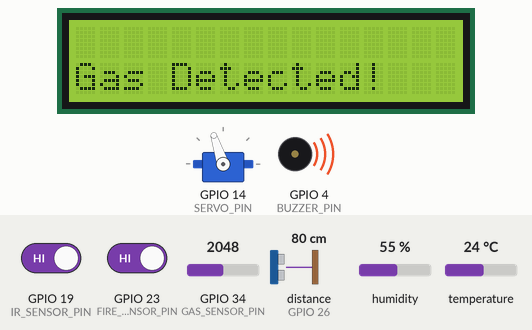
This sketch was run on a simulated ESP32. Parts: servo, 16×2 character LCD, buzzer (waves = sounding, pin HIGH). Wiring (inferred from the names in the program): ultrasonic range finder: trigger GPIO 27; echo GPIO 26. The test bench sets the inputs (shaded band); at power-on: GPIO 19 (IR_SENSOR_PIN) HIGH, GPIO 23 (FIRE_SENSOR_PIN) HIGH, distance to the obstacle (sensor on GPIO 26) 80 cm, humidity 55 %, GPIO 34 (GAS_SENSOR_PIN) = 2048, temperature 24 °C. The echo pulse lasts 58.3 µs per cm; WiFi joins after 1.5 s; servers stay silent unless stated; uploads are accepted with an empty reply; the modem accepts every AT command (registered, SIM ready, sends succeed) and sends nothing else; pins used as bus, display or sensor lines are not drawn; what the sketch prints to the serial monitor is not drawn.

Above: at 5.07 s.
5.3 s: GPIO 19 (IR_SENSOR_PIN) driven LOW
At 5.46 s:
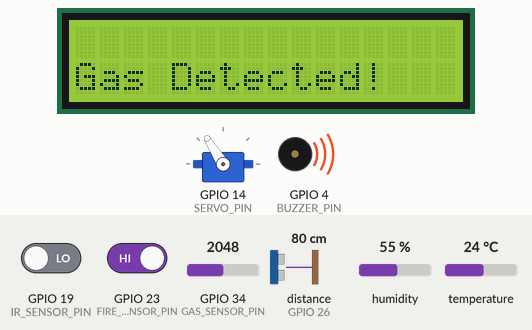
7.0 s: GPIO 23 (FIRE_SENSOR_PIN) driven LOW
At 7.5 s:
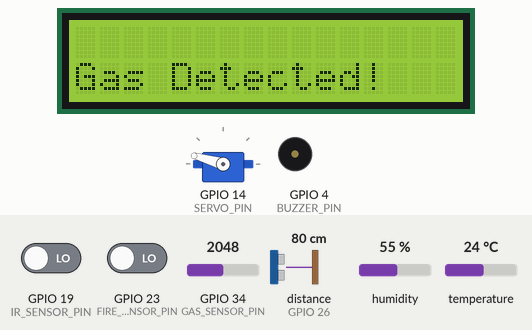
10.3 s: distance to the obstacle (sensor on GPIO 26) set to 2 cm
At 10.41 s:
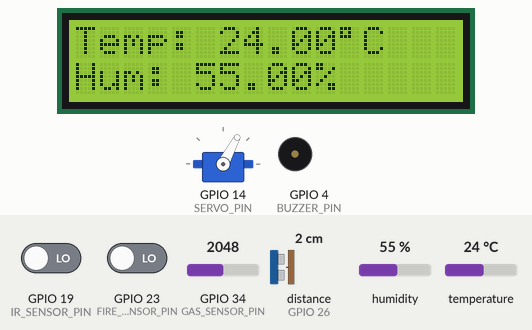
At 11.95 s:
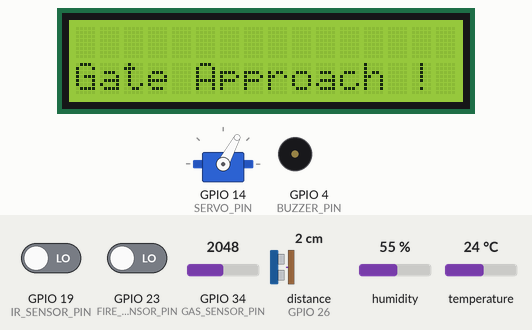
12.3 s: distance to the obstacle (sensor on GPIO 26) set to 18 cm
14.7 s: humidity set to 22 %
21.6 s: GPIO 34 (GAS_SENSOR_PIN) set to 1949
Timing chart, 0 to 28.0 s (numbered marks = the images above; inputs shaded):
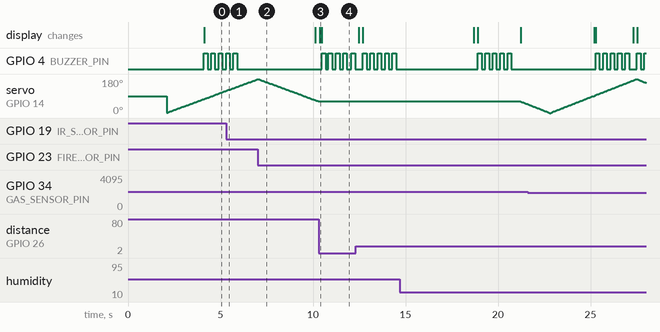

The sketch:

military_base_final.ino
```cpp
#include <WiFi.h>
#include <HTTPClient.h>

// Replace with your WiFi credentials
const char* ssid = "iot";
const char* password = "12121212";

#include <Wire.h>
#include <LiquidCrystal_I2C.h>
#include <ESP32Servo.h>
#include <DHT.h>

// Pin definitions
#define FIRE_SENSOR_PIN 23
#define GAS_SENSOR_PIN 34
#define DHT_PIN 5
#define DHT_TYPE DHT11
#define SERVO_PIN 14
#define ULTRASONIC_TRIG_PIN 27
#define ULTRASONIC_ECHO_PIN 26
#define IR_SENSOR_PIN 19
#define GSM_RX_PIN 33
#define GSM_TX_PIN 25
#define BUZZER_PIN 4

// Components initialization
DHT dht(DHT_PIN, DHT_TYPE);
Servo servo;
LiquidCrystal_I2C lcd(0x27, 16, 2);

// Variables
int fireSensorValue, gasSensorValue, irSensorState;
//String phoneNumber = "01870801955";
String phoneNumber = "01711424928"; // Replace with the recipient's phone number
//String phoneNumber = "01956587584";

// Radar scanning variables
int angle = 0;
bool increasing = true;

long distance;

unsigned long previousMillis = 0;  // Store last time event ran
const long interval = 20000;       // 20 seconds

float temperature;
float humidity;

void setup() {
  Serial.begin(115200);

  // GSM communication
  Serial2.begin(9600, SERIAL_8N1, GSM_RX_PIN, GSM_TX_PIN);

  // Initialize sensors and peripherals
  pinMode(FIRE_SENSOR_PIN, INPUT);
  pinMode(GAS_SENSOR_PIN, INPUT);
  pinMode(IR_SENSOR_PIN, INPUT);
  pinMode(ULTRASONIC_TRIG_PIN, OUTPUT);
  pinMode(ULTRASONIC_ECHO_PIN, INPUT);
  pinMode(BUZZER_PIN, OUTPUT);

  dht.begin();
  servo.attach(SERVO_PIN);
  lcd.begin();
  lcd.backlight();

  // Display startup message
  lcd.setCursor(0, 0);
  lcd.print("System Starting");
  Serial.println("System Starting...");
  delay(2000);


  // Start FreeRTOS task for radar on Core 0
  xTaskCreatePinnedToCore(
    radarTask,  // Task function
    "Radar Task",
    4096,  // Stack size
    NULL,
    1,  // Priority
    NULL,
    0  // Core 0
  );

  // Connect to Wi-Fi
  WiFi.begin(ssid, password);
  while (WiFi.status() != WL_CONNECTED) {
    delay(1000);
    Serial.println("Connecting to WiFi...");
  }
  Serial.println("Connected to WiFi");

  lcd.clear();
}

// **🔹 Main loop (Core 1) - Sensor Handling & Alerts**
void loop() {

  unsigned long currentMillis = millis();

  // Check if 20 seconds have passed
  if (currentMillis - previousMillis >= interval) {
    previousMillis = currentMillis;  // Update last execution time

    // Call your function here

    Serial.println("");
    Serial.println("Millis Function");
    Serial.println("");
  }


  fireSensorValue = digitalRead(FIRE_SENSOR_PIN);
  gasSensorValue = analogRead(GAS_SENSOR_PIN);
  irSensorState = digitalRead(IR_SENSOR_PIN);

  // Serial.print("Fire Sensor: ");
  // Serial.println(fireSensorValue);
  // Serial.print("Gas Sensor: ");
  // Serial.println(gasSensorValue);
  //Serial.print("IR Sensor: ");
  //Serial.println(irSensorState);


  // IR Sensor
  if (irSensorState == LOW) {
    lcd.clear();
    lcd.setCursor(0, 1);
    Serial.println(" Gate Approach! ");
    lcd.print("Gate Approach !");
    beepBuzzer(5);
    lcd.clear();

    // Call the function to send data
    sendDataToServer(String(temperature), String(humidity), "0", "", "", "Gate_Approach", "0");
  }

  // 🔥 Fire Detection
  if (fireSensorValue == LOW) {
    lcd.clear();
    lcd.setCursor(0, 1);
    Serial.println("🔥 Fire Detected!");
    lcd.print("Fire Detected!");
    beepBuzzer(5);
    sendSMS("Fire Detected!");
    lcd.clear();

    // Call the function to send data
    sendDataToServer(String(temperature), String(humidity), "0", "Fire_Detected", "", "", "0");
  }

  // 🛢 Gas Detection
  if (gasSensorValue > 2000) {
    lcd.clear();
    lcd.setCursor(0, 1);
    Serial.println("🛢 Gas Detected!");
    lcd.print("Gas Detected!");
    beepBuzzer(5);
    sendSMS("Gas Detected!");
    lcd.clear();

    // Call the function to send data
    sendDataToServer(String(temperature), String(humidity), "0", "", "Gas_Detected", "", "0");
  }

  // 🌡 Temperature & Humidity Display
  temperature = dht.readTemperature();
  humidity = dht.readHumidity();
  if (!isnan(temperature) && !isnan(humidity)) {
    // Serial.print("🌡 Temp: ");
    // Serial.print(temperature);
    // Serial.print(" C | Hum: ");
    // Serial.print(humidity);
    // Serial.println(" %");

    lcd.setCursor(0, 0);
    lcd.print("Temp: ");
    lcd.print(temperature);
    lcd.print(char(223));
    lcd.print("C");

    lcd.setCursor(0, 1);
    lcd.print("Hum: ");
    lcd.print(humidity);
    lcd.print("%");
  } else {
    Serial.println("❌ DHT11 Error");
    lcd.setCursor(0, 0);
    lcd.print("DHT Error");
  }

  delay(100);
}

// **🔹 Radar Task (Core 0) - Object Detection**
void radarTask(void* pvParameters) {
  while (1) {
    distance = getDistance();

    // 📍 Print real-time angle & distance
    Serial.print("Angle: ");
    Serial.print(angle);
    Serial.print("° | Distance: ");
    Serial.print(distance);
    Serial.println(" cm");

    if (distance > 15 || distance == 0) {  // No object detected
      //digitalWrite(BUZZER_PIN, LOW);

      // Move the servo smoothly
      if (increasing) {
        angle += 2;
        if (angle >= 180) increasing = false;
      } else {
        angle -= 2;
        if (angle <= 0) increasing = true;
      }

      servo.write(angle);
      vTaskDelay(50 / portTICK_PERIOD_MS);  // Smooth delay
    } else {                                // 🚨 Object Detected within 15 cm

      vTaskDelay(500 / portTICK_PERIOD_MS);

      distance = getDistance();

      if (distance > 15 || distance == 0) {

      } else {

        beepBuzzer(3);  // Beep 3 times

        Serial.print("🚨 ALERT! Object at Angle: ");
        Serial.print(angle);
        Serial.print("° | Distance: ");
        Serial.print(distance);
        Serial.println(" cm");

        String intru = "Intruder Detect! " + String(distance) + "cm " + String(angle) + "deg";

        sendSMS(intru);

        // Call the function to send data
        sendDataToServer(String(temperature), String(humidity), String(distance), "", "", "", String(angle));


        vTaskDelay(5000 / portTICK_PERIOD_MS);  // Stop servo for 1 sec

        lcd.clear();
      }
    }
  }
}

// **🔹 Get Distance from Ultrasonic Sensor**
long getDistance() {
  digitalWrite(ULTRASONIC_TRIG_PIN, LOW);
  delayMicroseconds(2);
  digitalWrite(ULTRASONIC_TRIG_PIN, HIGH);
  delayMicroseconds(10);
  digitalWrite(ULTRASONIC_TRIG_PIN, LOW);

  long duration = pulseIn(ULTRASONIC_ECHO_PIN, HIGH);
  long distance = duration * 0.034 / 2;
  return distance;
}

// **🔹 Beep Buzzer Function**
void beepBuzzer(int times) {
  for (int i = 0; i < times; i++) {
    digitalWrite(BUZZER_PIN, HIGH);
    delay(200);
    digitalWrite(BUZZER_PIN, LOW);
    delay(200);
  }
}

// **🔹 Send SMS via GSM**
void sendSMS(String message) {
  Serial2.println("AT+CMGF=1");
  delay(1000);
  Serial2.print("AT+CMGS=\"");
  Serial2.print(phoneNumber);
  Serial2.println("\"");
  delay(1000);
  Serial2.print(message);
  delay(1000);
  Serial2.write(26);
  delay(1000);
}

void sendDataToServer(String temperature, String humidity, String distance, String fire, String gas, String IR_sensor, String servo_angle) {
  HTTPClient http;


  // Prepare the URL with query parameters
  String url = "https://script.google.com/macros/s/AKfycbx13qXw_vbYSfd9kgO6YtDL162oYMQGfnTMCKIS7xOClGEJ9c2nJDVJUrbJKmLz5cky/exec?";
  url += "temperature=" + String(temperature);
  url += "&humidity=" + String(humidity);
  url += "&distance=" + String(distance);
  url += "&fire=" + String(fire);
  url += "&gas=" + String(gas);
  url += "&IR_sensor=" + String(IR_sensor);
  url += "&servo_angle=" + String(servo_angle);

  // Send the GET request
  http.begin(url);
  int httpCode = http.GET();  // Send GET request

  // Check the response code
  if (httpCode > 0) {
    Serial.print("HTTP Response code: ");
    Serial.println(httpCode);
    String payload = http.getString();  // Get response payload (if needed)
    Serial.println(payload);
  } else {
    Serial.print("HTTP Request failed: ");
    Serial.println(httpCode);
  }

  // End the HTTP request
  http.end();
}
```

Measured:
- after the input at 10.3 s, servo on GPIO 14 (SERVO_PIN): stops changing and stays 62°
